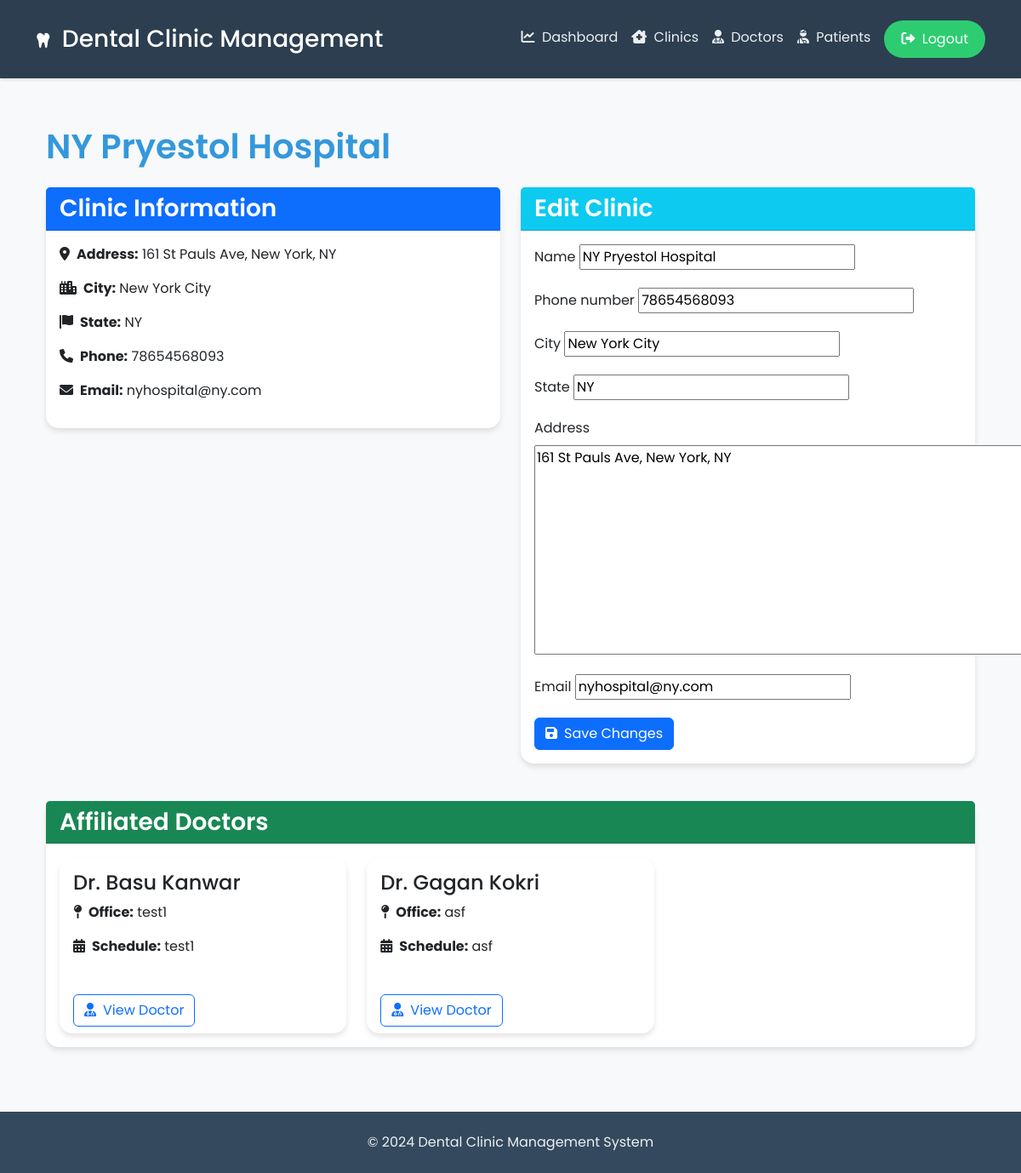
The page /clinics/1/ (signed in) on the database its author committed.
### core/models.py (models this page shows, shortened)
class Clinic(models.Model):
    name = models.CharField(max_length=100)
    phone_number = models.CharField(max_length=20)
    city = models.CharField(max_length=50)
    state = models.CharField(max_length=50)
    address = models.TextField()
    email = models.EmailField()

class DoctorClinicAffiliation(models.Model):
    doctor = models.ForeignKey(Doctor, on_delete=models.CASCADE)
    clinic = models.ForeignKey(Clinic, on_delete=models.CASCADE)
    office_address = models.TextField()
    working_schedule = models.TextField()

class Doctor(models.Model):
    SPECIALTIES = [
        ('CL', 'Cleaning'),
        ('FL', 'Filling'),
        ('RC', 'Root Canal'),
        ('CR', 'Crown'),
        ('TW', 'Teeth Whitening'),
    ]
    npi = models.CharField(max_length=10, unique=True)
    name = models.CharField(max_length=100)
    email = models.EmailField()
    phone_number = models.CharField(max_length=20)
    specialties = models.CharField(max_length=2, choices=SPECIALTIES)
    clinics = models.ManyToManyField(Clinic, through='DoctorClinicAffiliation')

### core/views.py (the view, shortened to what this page needs)
# urls.py: path('clinics/<int:pk>/', views.clinic_detail, name='clinic_detail'),
@login_required
def clinic_detail(request, pk):
    clinic = get_object_or_404(Clinic, pk=pk)
    return render(request, 'core/clinic/clinic_detail.html', {'clinic': clinic, 'form': ClinicForm(instance=clinic)})

### core/forms.py
class ClinicForm(forms.ModelForm):
    class Meta:
        model = Clinic
        fields = ['name', 'phone_number', 'city', 'state', 'address', 'email']

### core/templates/core/clinic/clinic_detail.html (shortened to what this page needs)
{% extends 'core/base.html' %}
{% block content %}
<div class="container">
    <h1 class="mb-4">{{ clinic.name }}</h1>
    <div class="row">
        <div class="col-md-6 mb-4">
            <div class="card">
                <div class="card-header bg-primary text-white">
                    <h3 class="card-title mb-0">Clinic Information</h3>
                </div>
                <div class="card-body">
                    <p><strong><i class="fas fa-map-marker-alt me-2"></i>Address:</strong> {{ clinic.address }}</p>
                    <p><strong><i class="fas fa-city me-2"></i>City:</strong> {{ clinic.city }}</p>
                    <p><strong><i class="fas fa-flag me-2"></i>State:</strong> {{ clinic.state }}</p>
                    <p><strong><i class="fas fa-phone me-2"></i>Phone:</strong> {{ clinic.phone_number }}</p>
                    <p><strong><i class="fas fa-envelope me-2"></i>Email:</strong> {{ clinic.email }}</p>
                </div>
            </div>
        </div>
        <div class="col-md-6 mb-4">
            <div class="card">
                <div class="card-header bg-info text-white">
                    <h3 class="card-title mb-0">Edit Clinic</h3>
                </div>
                <div class="card-body">
                    <form method="post">
                        {% for field in form %}
                            <div class="mb-3">
                                <label for="{{ field.id_for_label }}" class="form-label">{{ field.label }}</label>
                                {{ field }}
                            </div>
                        {% endfor %}
                        <button type="submit" class="btn btn-primary">
                            <i class="fas fa-save me-2"></i>Save Changes
                        </button>
                    </form>
                </div>
            </div>
        </div>
    </div>
    <div class="row">
        <div class="col-12">
            <div class="card">
                <div class="card-header bg-success text-white">
                    <h3 class="card-title mb-0">Affiliated Doctors</h3>
                </div>
                <div class="card-body">
                    {% if clinic.doctorclinicaffiliation_set.all %}
                        <div class="row row-cols-1 row-cols-md-2 row-cols-lg-3 g-4">
                            {% for affiliation in clinic.doctorclinicaffiliation_set.all %}
                                <div class="col">
                                    <div class="card h-100">
                                        <div class="card-body">
                                            <h4 class="card-title">{{ affiliation.doctor.name }}</h4>
                                            <p class="card-text"><strong><i class="fas fa-map-pin me-2"></i>Office:</strong> {{ affiliation.office_address }}</p>
                                            <p class="card-text"><strong><i class="fas fa-calendar-alt me-2"></i>Schedule:</strong> {{ affiliation.working_schedule }}</p>
                                        </div>
                                        <div class="card-footer bg-transparent border-top-0">
                                            <a href="{% url 'doctor_detail' affiliation.doctor.pk %}" class="btn btn-outline-primary">
                                                <i class="fas fa-user-md me-2"></i>View Doctor
                                            </a>
                                        </div>
                                    </div>
                                </div>
                            {% endfor %}
                        </div>
                    {% else %}
                        <p class="text-muted">No affiliated doctors found.</p>
                    {% endif %}
                </div>
            </div>
        </div>
    </div>
</div>
{% endblock %}

### core/templates/core/base.html (style rules this page uses)
:root { --primary-color: #3498db; --secondary-color: #2ecc71; --background-color: #f8f9fa; --text-color: #333; --header-bg: #2c3e50; --footer-bg: #34495e; }
body { font-family: 'Poppins', sans-serif; background-color: var(--background-color); color: var(--text-color); min-height: 100vh; display: flex; flex-direction: column; }
h1, h2, h3 { color: var(--primary-color); font-weight: 600; }
.card { border: none; border-radius: 15px; box-shadow: 0 4px 6px rgba(0, 0, 0, 0.1); transition: all 0.3s ease; }

### core/templates/core/clinic/clinic_detail.html (style rules this page uses)
.card { box-shadow: 0 4px 6px rgba(0, 0, 0, 0.1); transition: box-shadow 0.3s ease-in-out; margin-bottom: 20px; }

### rows shown on the page
Clinic: name "NY Pryestol Hospital", address "161 St Pauls Ave, New York, NY", city "New York City", state "NY", phone_number "78654568093", email "nyhospital@ny.com", form "NY Pryestol Hospital" "78654568093" "New York City" "NY" "161 St Pauls Ave, New York, NY" "nyhospital@ny.com"
DoctorClinicAffiliation: doctor.name "Dr. Basu Kanwar", office_address "test1", working_schedule "test1"
DoctorClinicAffiliation: doctor.name "Dr. Gagan Kokri", office_address "asf", working_schedule "asf"

### other values the page prints
{{ field.label }} "Name" "Phone number" "City" "State" "Address" "Email"
